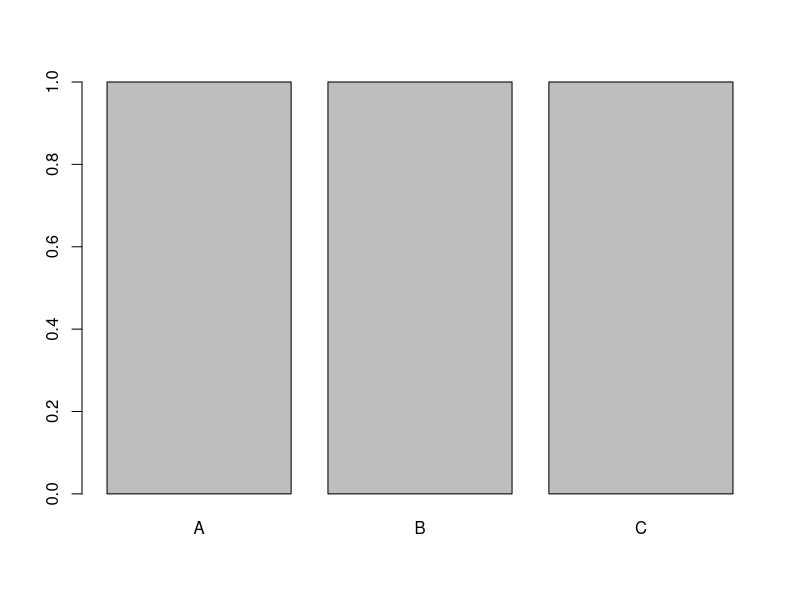
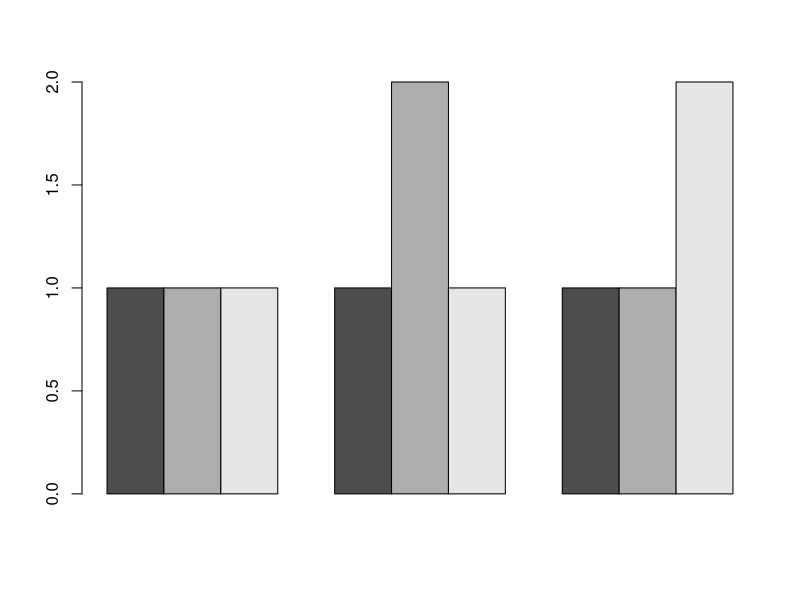
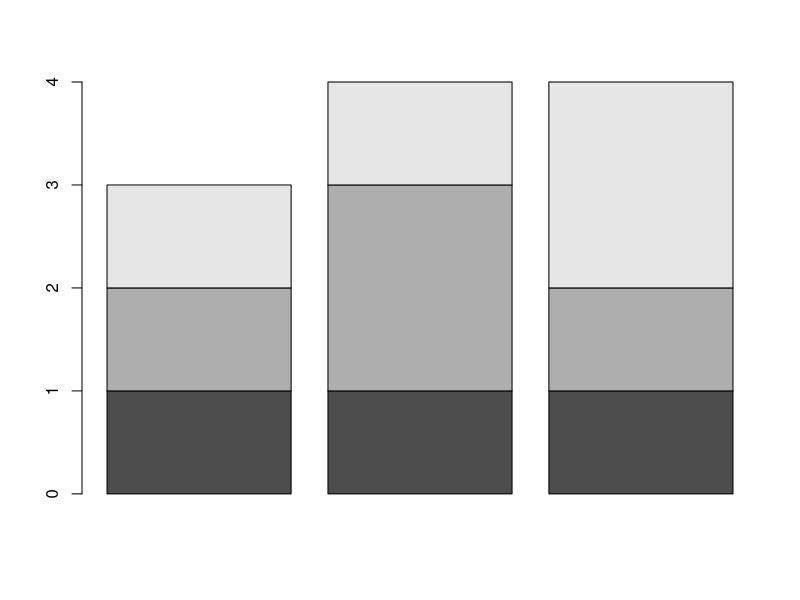

Recreate these plots in R, in order.
q1<-c("A","B","C")
barplot(table(q1))

survey<-matrix(c(1,1,1,1,2,1,1,1,2),nrow=3)
barplot(survey,beside=TRUE)

barplot(survey,beside=FALSE)

data.frame(q1)
